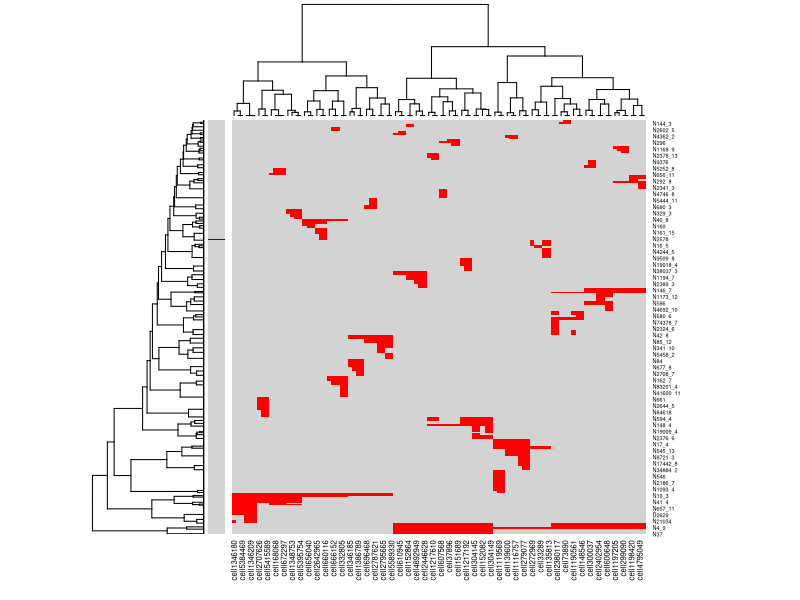

This chart was generated by the following R code:
X <- as.matrix(read.csv("mutationplot.csv", header=TRUE,row.names=1))

tmp <- colnames(X)
tmp2 <- rownames(X)

tmp <- names(rev(sort(apply(X,1,var))))[1:2000]
X<-X[tmp,]
dr <- c()
nu <- c()
for (i in 1:length(tmp)) {
  a <- substring(tmp[i], 1, 1)
  if (a == "D"){
    dr <- c(dr, tmp[i])
  }
  if (a == "N"){
    nu <- c(nu, tmp[i])
  }
}
rcol <- c()
rcol[nu] <- "LightGrey"
rcol[dr] <- "blue"
length(rcol)
custumcol <- colorRampPalette(c("LightGrey", "red"))
heatmap(X,col=c("LightGrey", "red"), hclustfun = function(X) { hclust(X, method = "ward.D") }, scale = c("none"), RowSideColors=rcol)

